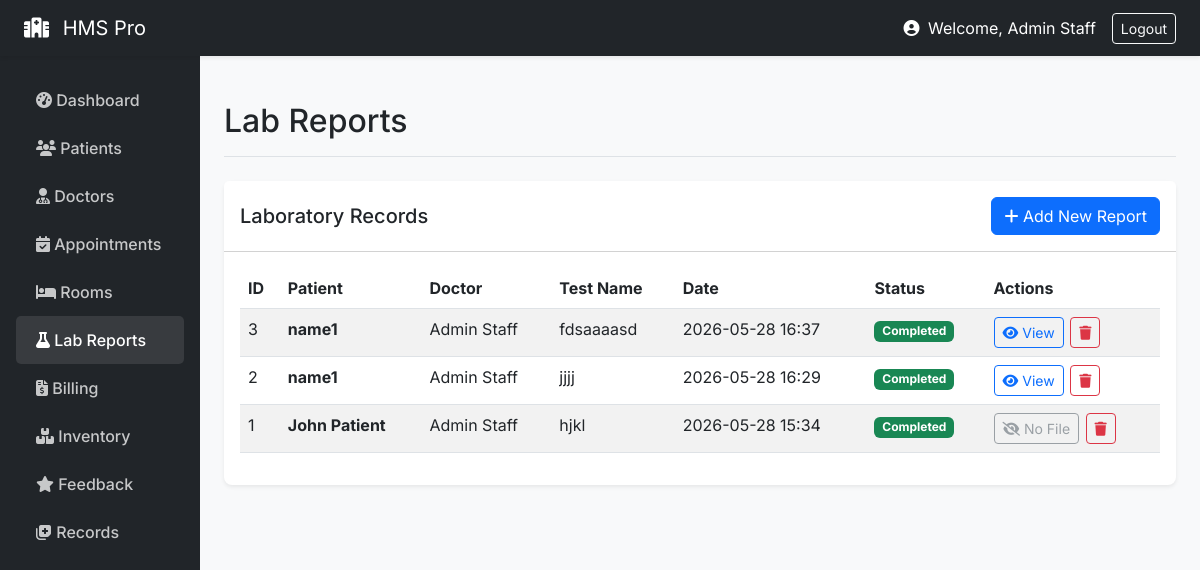
/staff/lab (signed in), run on the app's committed database.
### models/__init__.py (models this page shows, shortened)
class User(UserMixin, db.Model):
    id = db.Column(db.Integer, primary_key=True)
    email = db.Column(db.String(120), unique=True, nullable=False)
    name = db.Column(db.String(100), nullable=False)
    role = db.Column(db.String(20), nullable=False)
    password_hash = db.Column(db.String(200), nullable=False)
    age = db.Column(db.Integer)
    gender = db.Column(db.String(10))
    staff_role = db.Column(db.String(50))
    department = db.Column(db.String(50))
    staff_id = db.Column(db.String(20))
    created_at = db.Column(db.DateTime, default=datetime.utcnow)

class LabReport(db.Model):
    id = db.Column(db.Integer, primary_key=True)
    patient_id = db.Column(db.Integer, db.ForeignKey('user.id'))
    doctor_id = db.Column(db.Integer, db.ForeignKey('user.id'))
    test_name = db.Column(db.String(100))
    file_path = db.Column(db.String(255))
    status = db.Column(db.String(20), default='Pending')
    created_at = db.Column(db.DateTime, default=datetime.utcnow)
    patient = db.relationship('User', foreign_keys=[patient_id])
    doctor = db.relationship('User', foreign_keys=[doctor_id])

### routes/staff.py (the view, shortened to what this page needs)
@staff_bp.route('/lab', methods=['GET', 'POST'])
def lab():
    form = LabReportForm()
    patients_qs = User.query.filter_by(role='patient').all()
    form.patient_id.choices = [(p.id, p.name) for p in patients_qs]
    reports = LabReport.query.order_by(LabReport.created_at.desc()).all()
    return render_template('lab.html', reports=reports, form=form)

### models/__init__.py (called while the page is built)
@login_manager.user_loader
def load_user(user_id):
    return User.query.get(int(user_id))

### routes/staff.py (called while the page is built)
def staff_required(f):
    @wraps(f)
    def decorated_function(*args, **kwargs):
        if current_user.role != 'staff':
            flash('Staff access only', 'danger')
            return redirect(url_for('auth.login'))
        return f(*args, **kwargs)
    return decorated_function

@staff_bp.before_request
@login_required
@staff_required
def before_request():
    pass

### templates/lab.html (shortened to what this page needs)
{% extends "base.html" %}
{% block page_title %}Lab Reports{% endblock %}
{% block content %}
<div class="card">
    <div class="card-header bg-white d-flex justify-content-between align-items-center py-3">
        <h5 class="mb-0">Laboratory Records</h5>
        <button type="button" class="btn btn-primary" data-bs-toggle="modal" data-bs-target="#addLabModal">
            <i class="fas fa-plus"></i> Add New Report
        </button>
    </div>
    <div class="card-body">
        {% if reports|length == 0 %}
        <div class="text-center text-muted py-5">
            <i class="fas fa-flask fa-3x mb-3"></i>
            <p>No lab reports found. Click "Add New Report" to create one.</p>
        </div>
        {% else %}
        <table class="table table-striped table-hover datatable w-100">
            <thead>
                <tr>
                    <th>ID</th>
                    <th>Patient</th>
                    <th>Doctor</th>
                    <th>Test Name</th>
                    <th>Date</th>
                    <th>Status</th>
                    <th>Actions</th>
                </tr>
            </thead>
            <tbody>
                {% for report in reports %}
                <tr>
                    <td>{{ report.id }}</td>
                    <td><strong>{{ report.patient.name if report.patient else 'Unknown' }}</strong></td>
                    <td>{{ report.doctor.name if report.doctor else 'Unknown' }}</td>
                    <td>{{ report.test_name }}</td>
                    <td>{{ report.created_at.strftime('%Y-%m-%d %H:%M') if report.created_at else 'N/A' }}</td>
                    <td>
                        {% if report.status == 'Completed' %}
                        <span class="badge bg-success">Completed</span>
                        {% elif report.status == 'Pending' %}
                        <span class="badge bg-warning text-dark">Pending</span>
                        {% else %}
                        <span class="badge bg-secondary">{{ report.status }}</span>
                        {% endif %}
                    </td>
                    <td class="text-nowrap">
                        {% if report.file_path %}
                        <a href="{{ url_for('static', filename='uploads/lab_reports/' + report.file_path) }}" class="btn btn-sm btn-outline-primary" title="View Report" target="_blank">
                            <i class="fas fa-eye"></i> View
                        </a>
                        {% else %}
                        <button class="btn btn-sm btn-outline-secondary" disabled title="No report file uploaded">
                            <i class="fas fa-eye-slash"></i> No File
                        </button>
                        {% endif %}
                        <form action="{{ url_for('staff.delete_lab', id=report.id) }}" method="POST" class="action-form" onsubmit="return confirm('Delete this lab report?');">
                            <button type="submit" class="btn btn-sm btn-outline-danger" title="Delete"><i class="fas fa-trash"></i></button>
                        </form>
                    </td>
                </tr>
                {% endfor %}
            </tbody>
        </table>
        {% endif %}
    </div>
</div>
{% endblock %}

### templates/base.html (shortened to what this page needs)
<!doctype html>
<html lang="en">
<head>
  <link href="https://cdn.jsdelivr.net/npm/bootstrap@5.3.0/dist/css/bootstrap.min.css" rel="stylesheet">
  <link rel="stylesheet" href="https://cdnjs.cloudflare.com/ajax/libs/font-awesome/6.4.0/css/all.min.css">
</head>
<body>
{% if current_user.is_authenticated %}
<nav class="navbar navbar-dark bg-dark sticky-top shadow-sm">
  <div class="container-fluid px-4">
    <a class="navbar-brand" href="/"><i class="fas fa-hospital me-2"></i> HMS Pro</a>
    <div class="d-flex align-items-center text-white">
      <span class="me-3">
        <i class="fas fa-user-circle me-1"></i> Welcome, {{ current_user.name.split('@')[0] if '@' in current_user.name else current_user.name }}
      </span>
      <a class="btn btn-outline-light btn-sm" href="{{ url_for('auth.logout') }}">Logout</a>
    </div>
  </div>
</nav>
{% endif %}
<div id="main-wrapper">
    {% if not current_user.is_authenticated %}
        <div class="container mt-5">
    {% else %}
        <div class="container-fluid">
            <div class="row">
                <nav class="col-md-2 d-none d-md-block sidebar px-3">
                    <ul class="nav flex-column">
                        {% if current_user.role == 'staff' %}
                            <li class="nav-item">
                                <a class="nav-link {{ 'active' if request.endpoint == 'staff.dashboard' else '' }}" href="{{ url_for('staff.dashboard') }}"><i class="fas fa-tachometer-alt"></i> Dashboard</a>
                            </li>
                            <li class="nav-item">
                                <a class="nav-link {{ 'active' if request.endpoint == 'staff.patients' else '' }}" href="{{ url_for('staff.patients') }}"><i class="fas fa-users"></i> Patients</a>
                            </li>
                            <li class="nav-item">
                                <a class="nav-link {{ 'active' if request.endpoint == 'staff.doctors' else '' }}" href="{{ url_for('staff.doctors') }}"><i class="fas fa-user-md"></i> Doctors</a>
                            </li>
                            <li class="nav-item">
                                <a class="nav-link {{ 'active' if request.endpoint == 'staff.appointments' else '' }}" href="{{ url_for('staff.appointments') }}"><i class="fas fa-calendar-check"></i> Appointments</a>
                            </li>
                            <li class="nav-item">
                                <a class="nav-link {{ 'active' if request.endpoint == 'staff.rooms' else '' }}" href="{{ url_for('staff.rooms') }}"><i class="fas fa-bed"></i> Rooms</a>
                            </li>
                            <li class="nav-item">
                                <a class="nav-link {{ 'active' if request.endpoint == 'staff.lab' else '' }}" href="{{ url_for('staff.lab') }}"><i class="fas fa-flask"></i> Lab Reports</a>
                            </li>
                            <li class="nav-item">
                                <a class="nav-link {{ 'active' if request.endpoint == 'staff.billing' else '' }}" href="{{ url_for('staff.billing') }}"><i class="fas fa-file-invoice-dollar"></i> Billing</a>
                            </li>
                            <li class="nav-item">
                                <a class="nav-link {{ 'active' if request.endpoint == 'staff.inventory' else '' }}" href="{{ url_for('staff.inventory') }}"><i class="fas fa-boxes"></i> Inventory</a>
                            </li>
                            <li class="nav-item">
                                <a class="nav-link {{ 'active' if request.endpoint == 'staff.feedback' else '' }}" href="{{ url_for('staff.feedback') }}"><i class="fas fa-star"></i> Feedback</a>
                            </li>
                            <li class="nav-item">
                                <a class="nav-link {{ 'active' if request.endpoint == 'staff.records' else '' }}" href="{{ url_for('staff.records') }}"><i class="fas fa-notes-medical"></i> Records</a>
                            </li>
                        {% endif %}
                    </ul>
                </nav>
                <main class="col-md-10 ms-sm-auto px-md-4 main-content">
                    <div class="d-flex justify-content-between flex-wrap flex-md-nowrap align-items-center pt-3 pb-2 mb-4 border-bottom">
                        <h1 class="h2">{% block page_title %}{% endblock %}</h1>
                    </div>
    {% endif %}
    {% block content %}{% endblock %}
    {% if current_user.is_authenticated %}
                </main>
            </div>
        </div>
    {% else %}
        </div>
    {% endif %}
</div>
</body>
</html>

### templates/base.html (style rules this page uses)
body { background-color: #f8f9fa; font-family: 'Inter', sans-serif; }
.sidebar { min-height: 100vh; background-color: #212529; color: white; padding-top: 20px; }
.sidebar .nav-link { color: rgba(255,255,255,.75); padding: 12px 20px; font-weight: 500; }
.sidebar .nav-link:hover, .sidebar .nav-link.active { color: white; background-color: rgba(255,255,255,.1); border-radius: 5px; }
.main-content { padding: 30px; }
.card { box-shadow: 0 0.125rem 0.25rem rgba(0,0,0,.075); border: none; border-radius: 0.5rem; margin-bottom: 20px; }
.action-form { display: inline-block; margin: 0 2px; }

### data on the page
User: name "Admin Staff"
LabReport: id "3", patient "name1", doctor "Admin Staff", test_name "fdsaaaasd", created_at "2026-05-28 16:37", status "Completed"
LabReport: id "2", patient "name1", doctor "Admin Staff", test_name "jjjj", created_at "2026-05-28 16:29", status "Completed"
LabReport: id "1", patient "John Patient", doctor "Admin Staff", test_name "hjkl", created_at "2026-05-28 15:34", status "Completed", shows "No File"
